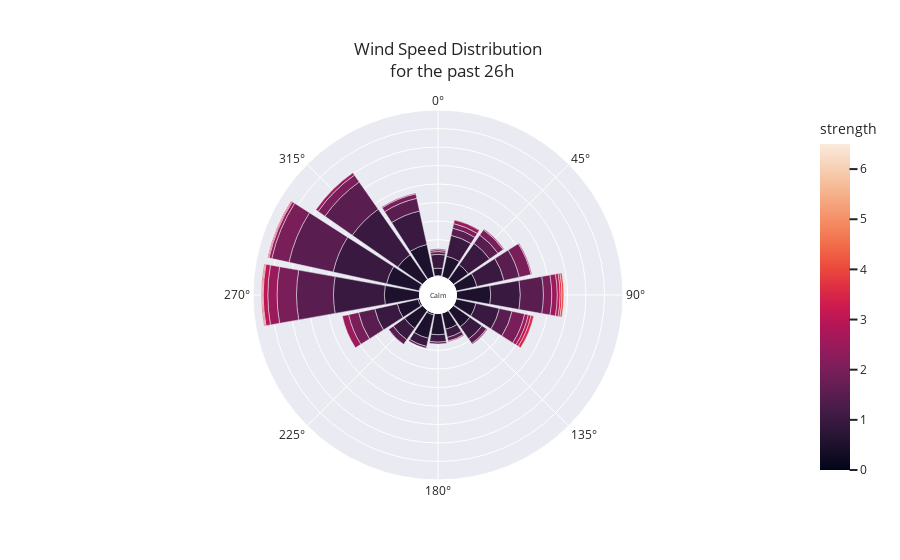

Write notebook code for a chart like this one.
### Code cell
# plot wind at site-by-site inlets
plot_wind_rose(df,3)

### Figure 1 — Plotly figure (JSON) as saved in the notebook; plotly's stock layout.template omitted (floating-point values rounded to 4 significant figures)
{"data": [{"hovertemplate": "count=%{r}<br>cardinal_direction=%{theta}<br>strength=%{marker.color}<extra></extra>", "legendgroup": "", "marker": {"color": [0, 0, 0, 0, 0.5, 0.5, 0.5, 0.5, 0.5, 0.5, 0.5, 0.5, 0.5, 0.5, 0.5, 0.5, 0.5, 0.5, 0.5, 0.5, 1, 1, 1, 1, 1, 1, 1, 1, 1, 1, 1, 1, 1, 1, 1, 1, 1.5, 1.5, 1.5, 1.5, 1.5, 1.5, 1.5, 1.5, 1.5, 1.5, 1.5, 1.5, 1.5, 1.5, 1.5, 1.5, 2, 2, 2, 2, 2, 2, 2, 2, 2, 2, 2, 2, 2.5, 2.5, 2.5, 2.5, 2.5, 2.5, 2.5, 2.5, 2.5, 2.5, 2.5, 2.5, 3, 3, 3, 3, 3.5, 3.5, 3.5, 3.5, 4, 4, 6.5], "coloraxis": "coloraxis", "pattern": {"shape": ""}}, "name": "", "r": [1, 2, 2, 1, 36, 22, 8, 23, 23, 23, 26, 24, 33, 18, 38, 22, 23, 36, 37, 20, 26, 9, 32, 59, 9, 60, 37, 16, 15, 23, 55, 28, 15, 30, 8, 25, 6, 17, 6, 8, 36, 18, 14, 49, 40, 4, 11, 2, 14, 25, 2, 3, 7, 9, 9, 5, 19, 2, 13, 21, 1, 11, 14, 5, 1, 6, 10, 4, 7, 4, 3, 1, 1, 3, 1, 1, 5, 3, 1, 3, 3, 1, 2, 1, 2, 1, 1], "showlegend": false, "subplot": "polar", "theta": [0, 247.5, 202.5, 292.5, 337.5, 135, 0, 180, 67.5, 247.5, 202.5, 225, 315, 157.5, 270, 112.5, 22.5, 292.5, 90, 45, 112.5, 157.5, 90, 292.5, 202.5, 315, 337.5, 135, 0, 22.5, 270, 45, 225, 67.5, 180, 247.5, 225, 67.5, 135, 22.5, 315, 247.5, 337.5, 292.5, 270, 157.5, 45, 202.5, 112.5, 90, 180, 0, 45, 90, 315, 22.5, 292.5, 0, 67.5, 270, 135, 247.5, 112.5, 337.5, 337.5, 90, 270, 22.5, 247.5, 112.5, 292.5, 157.5, 67.5, 315, 45, 0, 270, 112.5, 292.5, 90, 112.5, 292.5, 90, 270, 90, 270, 292.5], "type": "barpolar"}], "layout": {"annotations": [{"font": {"size": 7}, "showarrow": false, "text": "Calm", "x": 0.5, "y": 0.5}], "barmode": "relative", "coloraxis": {"colorbar": {"title": {"text": "strength"}}, "colorscale": [[0, "rgb(2,4,25)"], [0.0625, "rgb(24,15,41)"], [0.125, "rgb(47,23,57)"], [0.1875, "rgb(71,28,72)"], [0.25, "rgb(97,30,82)"], [0.3125, "rgb(123,30,89)"], [0.375, "rgb(150,27,91)"], [0.4375, "rgb(177,22,88)"], [0.5, "rgb(203,26,79)"], [0.5625, "rgb(223,47,67)"], [0.625, "rgb(236,76,61)"], [0.6875, "rgb(242,107,73)"], [0.75, "rgb(244,135,95)"], [0.8125, "rgb(245,162,122)"], [0.875, "rgb(246,188,153)"], [0.9375, "rgb(247,212,187)"], [1, "rgb(250,234,220)"]]}, "legend": {"font": {"size": 14}, "orientation": "h", "tracegroupgap": 0, "x": 0.5, "xanchor": "center", "y": -0.1, "yanchor": "middle"}, "margin": {"t": 110}, "polar": {"angularaxis": {"direction": "clockwise", "rotation": 90}, "domain": {"x": [0, 1], "y": [0, 1]}, "hole": 0.1, "radialaxis": {"linewidth": 0, "showticklabels": false, "ticks": ""}}, "title": {"text": "Wind Speed Distribution <br> for the past 26h", "xanchor": "center", "yanchor": "top"}}}
